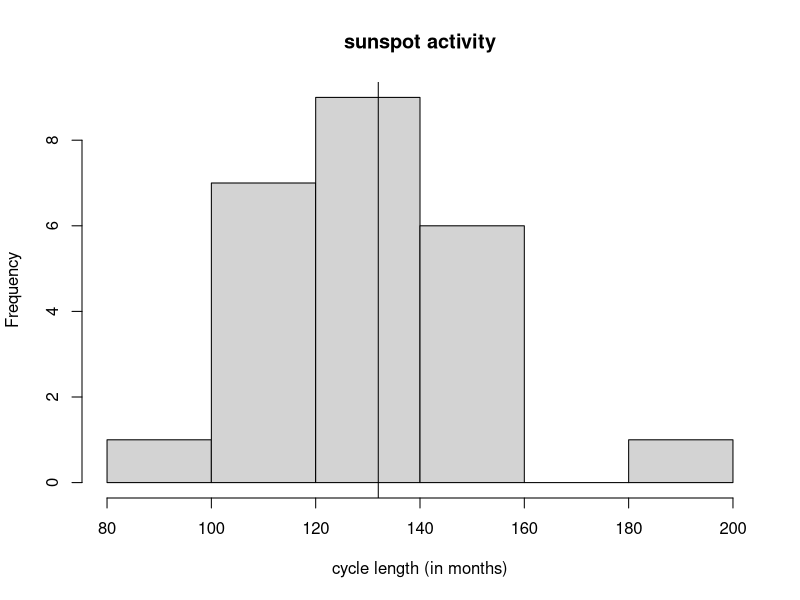
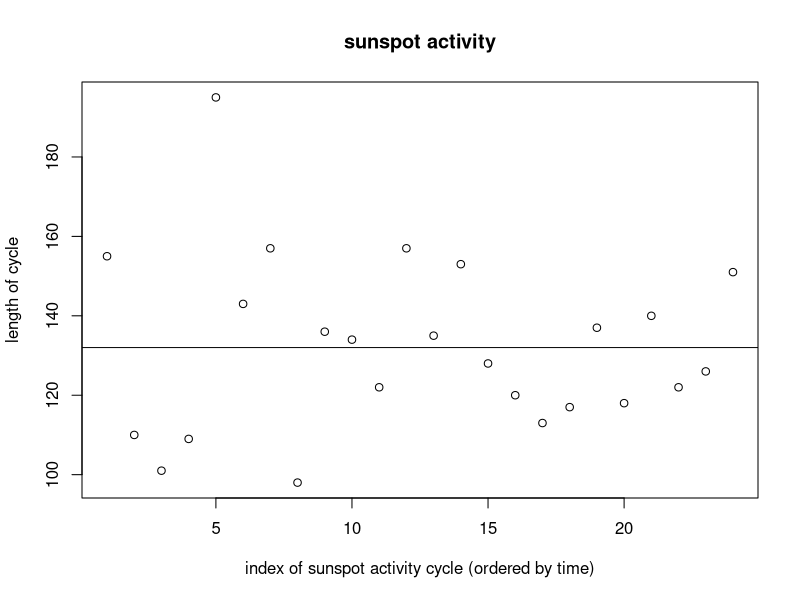

The R script that drew these images, in order:
## ---- chunk 1
library(knitr)
## ---- chunk 2
        c("A.z", "B.y", "C.x", "D.w", "E.v", "F.u", "G.t", "H.s", "I.r", "J.q", "K.p", "L.o", "M.n", "N.m", "O.l", "P.k", "Q.j", "R.i", "S.h", "T.g", "U.f", "V.e", "W.d", "X.c", "Y.b", "Z.a")
## ---- chunk 3
content = paste(LETTERS, rev(letters), sep = '.')
content
## ---- chunk 4
        c("1(a)", "1(b)", "1(c)", "2(a)", "2(b)", "2(c)", "3(a)", "3(b)", "3(c)")
## ---- chunk 5
paste0(rep(1:3, each=3), '(', letters[1:3], ')')
## ---- chunk 6
        c("Jan 1959", "Feb 1959", "Mar 1959", "Apr 1959", "May 1959", "Jun 1959")
## ---- chunk 7
        c("Jul 1997", "Aug 1997", "Sep 1997", "Oct 1997", "Nov 1997", "Dec 1997")
## ---- chunk 8
getYears = function(ts){unique(floor(time(ts)))}

getTSlabels <- function(ts, freqNames) {
    years = getYears(ts)
    if (length(freqNames) != frequency(ts)){
        stop()
    }
    paste(freqNames, rep(years, each=frequency(ts)))
}

labs = getTSlabels(co2, month.abb)
head(labs)
tail(labs)

## ---- chunk 9
cyclen=c(155, 110, 101, 109, 195, 143, 157,  98, 136, 134, 122, 157, 135, 153, 128, 120, 113, 117, 137, 118, 140, 122, 126, 151)
hist(cyclen, xlab="cycle length (in months)", main="sunspot activity")
abline(v=12*11)

plot(1:length(cyclen), cyclen, xlab = "index of sunspot activity cycle (ordered by time)", ylab="length of cycle", main="sunspot activity")
abline(h=11*12)
